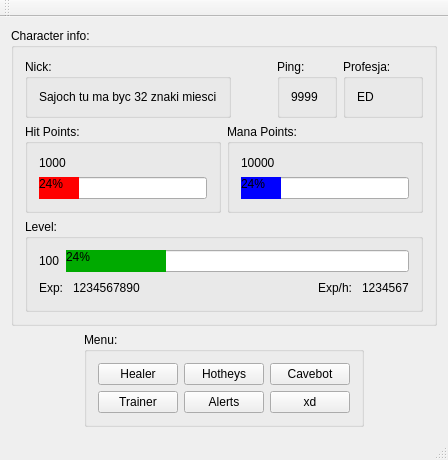
<?xml version="1.0" encoding="UTF-8"?>
<ui version="4.0">
 <class>MainWindow</class>
 <widget class="QMainWindow" name="MainWindow">
  <property name="geometry">
   <rect>
    <x>0</x>
    <y>0</y>
    <width>418</width>
    <height>427</height>
   </rect>
  </property>
  <property name="windowTitle">
   <string>KastiBob</string>
  </property>
  <widget class="QWidget" name="centralWidget">
   <layout class="QHBoxLayout" name="horizontalLayout_15">
    <item>
     <layout class="QVBoxLayout" name="verticalLayout_5">
      <item>
       <widget class="QGroupBox" name="groupBox_2">
        <property name="enabled">
         <bool>true</bool>
        </property>
        <property name="title">
         <string>Character info: </string>
        </property>
        <layout class="QVBoxLayout" name="verticalLayout_4">
         <item>
          <layout class="QHBoxLayout" name="horizontalLayout_9">
           <item>
            <widget class="QGroupBox" name="groupBox_7">
             <property name="title">
              <string>Nick: </string>
             </property>
             <layout class="QHBoxLayout" name="horizontalLayout_13">
              <item>
               <widget class="QLabel" name="label_6">
                <property name="font">
                 <font>
                  <family>MS Shell Dlg 2</family>
                 </font>
                </property>
                <property name="text">
                 <string>Sajoch tu ma byc 32 znaki miesci</string>
                </property>
               </widget>
              </item>
             </layout>
            </widget>
           </item>
           <item>
            <spacer name="horizontalSpacer">
             <property name="orientation">
              <enum>Qt::Horizontal</enum>
             </property>
             <property name="sizeHint" stdset="0">
              <size>
               <width>40</width>
               <height>20</height>
              </size>
             </property>
            </spacer>
           </item>
           <item>
            <widget class="QGroupBox" name="groupBox_8">
             <property name="title">
              <string>Ping: </string>
             </property>
             <layout class="QHBoxLayout" name="horizontalLayout_14">
              <item>
               <widget class="QLabel" name="label">
                <property name="text">
                 <string>9999</string>
                </property>
                <property name="alignment">
                 <set>Qt::AlignLeading|Qt::AlignLeft|Qt::AlignVCenter</set>
                </property>
               </widget>
              </item>
             </layout>
            </widget>
           </item>
           <item>
            <widget class="QGroupBox" name="groupBox_6">
             <property name="title">
              <string>Profesja: </string>
             </property>
             <layout class="QHBoxLayout" name="horizontalLayout_12">
              <item>
               <widget class="QLabel" name="label_13">
                <property name="text">
                 <string>ED</string>
                </property>
               </widget>
              </item>
             </layout>
            </widget>
           </item>
          </layout>
         </item>
         <item>
          <layout class="QHBoxLayout" name="horizontalLayout_10">
           <item>
            <widget class="QGroupBox" name="groupBox_4">
             <property name="title">
              <string>Hit Points: </string>
             </property>
             <layout class="QHBoxLayout" name="horizontalLayout_7">
              <item>
               <layout class="QVBoxLayout" name="verticalLayout_2">
                <item>
                 <layout class="QHBoxLayout" name="horizontalLayout_6">
                  <item>
                   <layout class="QHBoxLayout" name="horizontalLayout_4">
                    <item>
                     <widget class="QLabel" name="label_4">
                      <property name="text">
                       <string>1000</string>
                      </property>
                     </widget>
                    </item>
                   </layout>
                  </item>
                  <item>
                   <spacer name="horizontalSpacer_2">
                    <property name="orientation">
                     <enum>Qt::Horizontal</enum>
                    </property>
                    <property name="sizeHint" stdset="0">
                     <size>
                      <width>127</width>
                      <height>16</height>
                     </size>
                    </property>
                   </spacer>
                  </item>
                 </layout>
                </item>
                <item>
                 <widget class="QProgressBar" name="progressBar">
                  <property name="styleSheet">
                   <string notr="true">

 QProgressBar::chunk {
     background-color: rgb(255, 0, 0);
     width: 20px;
 }</string>
                  </property>
                  <property name="value">
                   <number>24</number>
                  </property>
                 </widget>
                </item>
               </layout>
              </item>
             </layout>
            </widget>
           </item>
           <item>
            <widget class="QGroupBox" name="groupBox_5">
             <property name="title">
              <string>Mana Points: </string>
             </property>
             <layout class="QVBoxLayout" name="verticalLayout_3">
              <item>
               <layout class="QHBoxLayout" name="horizontalLayout_8">
                <item>
                 <layout class="QHBoxLayout" name="horizontalLayout_3">
                  <item>
                   <widget class="QLabel" name="label_5">
                    <property name="text">
                     <string>10000</string>
                    </property>
                   </widget>
                  </item>
                 </layout>
                </item>
                <item>
                 <spacer name="horizontalSpacer_4">
                  <property name="orientation">
                   <enum>Qt::Horizontal</enum>
                  </property>
                  <property name="sizeHint" stdset="0">
                   <size>
                    <width>183</width>
                    <height>10</height>
                   </size>
                  </property>
                 </spacer>
                </item>
               </layout>
              </item>
              <item>
               <widget class="QProgressBar" name="progressBar_2">
                <property name="styleSheet">
                 <string notr="true">
 QProgressBar::chunk {
     background-color:rgb(0, 0, 255);
     width: 20px;
 }</string>
                </property>
                <property name="value">
                 <number>24</number>
                </property>
               </widget>
              </item>
             </layout>
            </widget>
           </item>
          </layout>
         </item>
         <item>
          <widget class="QGroupBox" name="groupBox_3">
           <property name="title">
            <string>Level: </string>
           </property>
           <layout class="QHBoxLayout" name="horizontalLayout_5">
            <item>
             <layout class="QVBoxLayout" name="verticalLayout">
              <item>
               <layout class="QHBoxLayout" name="horizontalLayout_2">
                <item>
                 <widget class="QLabel" name="label_8">
                  <property name="text">
                   <string>100</string>
                  </property>
                 </widget>
                </item>
                <item>
                 <widget class="QProgressBar" name="progressBar_3">
                  <property name="styleSheet">
                   <string notr="true">
 QProgressBar::chunk {
     background-color:rgb(0, 170, 0);
     width: 20px;
 }</string>
                  </property>
                  <property name="value">
                   <number>24</number>
                  </property>
                 </widget>
                </item>
               </layout>
              </item>
              <item>
               <layout class="QHBoxLayout" name="horizontalLayout">
                <item>
                 <widget class="QLabel" name="label_9">
                  <property name="text">
                   <string>Exp: </string>
                  </property>
                 </widget>
                </item>
                <item>
                 <widget class="QLabel" name="label_10">
                  <property name="text">
                   <string>1234567890</string>
                  </property>
                 </widget>
                </item>
                <item>
                 <spacer name="horizontalSpacer_3">
                  <property name="orientation">
                   <enum>Qt::Horizontal</enum>
                  </property>
                  <property name="sizeHint" stdset="0">
                   <size>
                    <width>40</width>
                    <height>20</height>
                   </size>
                  </property>
                 </spacer>
                </item>
                <item>
                 <widget class="QLabel" name="label_11">
                  <property name="text">
                   <string>Exp/h: </string>
                  </property>
                 </widget>
                </item>
                <item>
                 <widget class="QLabel" name="label_12">
                  <property name="text">
                   <string>1234567</string>
                  </property>
                 </widget>
                </item>
               </layout>
              </item>
             </layout>
            </item>
           </layout>
          </widget>
         </item>
        </layout>
       </widget>
      </item>
      <item>
       <layout class="QHBoxLayout" name="horizontalLayout_11">
        <item>
         <spacer name="horizontalSpacer_5">
          <property name="orientation">
           <enum>Qt::Horizontal</enum>
          </property>
          <property name="sizeHint" stdset="0">
           <size>
            <width>40</width>
            <height>20</height>
           </size>
          </property>
         </spacer>
        </item>
        <item>
         <widget class="QGroupBox" name="groupBox">
          <property name="title">
           <string>Menu: </string>
          </property>
          <layout class="QGridLayout" name="gridLayout">
           <item row="0" column="0">
            <widget class="QPushButton" name="pushButton">
             <property name="text">
              <string>Healer</string>
             </property>
            </widget>
           </item>
           <item row="0" column="1">
            <widget class="QPushButton" name="pushButton_2">
             <property name="text">
              <string>Hotheys</string>
             </property>
            </widget>
           </item>
           <item row="0" column="2">
            <widget class="QPushButton" name="pushButton_3">
             <property name="text">
              <string>Cavebot</string>
             </property>
            </widget>
           </item>
           <item row="1" column="1">
            <widget class="QPushButton" name="pushButton_5">
             <property name="text">
              <string>Alerts</string>
             </property>
            </widget>
           </item>
           <item row="1" column="2">
            <widget class="QPushButton" name="pushButton_6">
             <property name="text">
              <string>xd</string>
             </property>
            </widget>
           </item>
           <item row="1" column="0">
            <widget class="QPushButton" name="pushButton_4">
             <property name="text">
              <string>Trainer</string>
             </property>
            </widget>
           </item>
          </layout>
         </widget>
        </item>
        <item>
         <spacer name="horizontalSpacer_6">
          <property name="orientation">
           <enum>Qt::Horizontal</enum>
          </property>
          <property name="sizeHint" stdset="0">
           <size>
            <width>40</width>
            <height>20</height>
           </size>
          </property>
         </spacer>
        </item>
       </layout>
      </item>
     </layout>
    </item>
   </layout>
  </widget>
  <widget class="QMenuBar" name="menuBar">
   <property name="geometry">
    <rect>
     <x>0</x>
     <y>0</y>
     <width>418</width>
     <height>21</height>
    </rect>
   </property>
  </widget>
  <widget class="QToolBar" name="mainToolBar">
   <attribute name="toolBarArea">
    <enum>TopToolBarArea</enum>
   </attribute>
   <attribute name="toolBarBreak">
    <bool>false</bool>
   </attribute>
  </widget>
  <widget class="QStatusBar" name="statusBar"/>
 </widget>
 <layoutdefault spacing="6" margin="11"/>
 <resources/>
 <connections>
  <connection>
   <sender>pushButton_6</sender>
   <signal>clicked()</signal>
   <receiver>groupBox_2</receiver>
   <slot>hide()</slot>
   <hints>
    <hint type="sourcelabel">
     <x>290</x>
     <y>374</y>
    </hint>
    <hint type="destinationlabel">
     <x>208</x>
     <y>173</y>
    </hint>
   </hints>
  </connection>
 </connections>
</ui>
